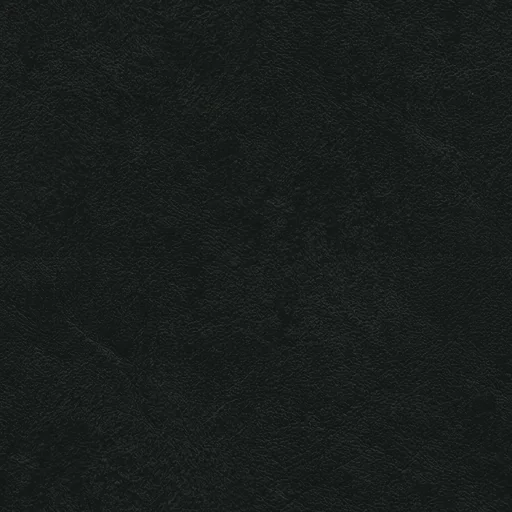
#> input picture docs/assets/materials/charcoal-leather.webp, 512 x 512 px
$ python build_app_og_cards.py
#> lines starting #> are read from the running program, lines starting #| are printed output that depends on the picture
#!/usr/bin/env python3
"""Render the 1200x630 Open Graph cards for the four newer app pages.

Water Reminder, Step Reminder, RemindME and Arabic Clock were added to the
site after the first four cards, which each have their own per-app icon
pipeline (build_site_icons.py, build_screentime_icons.py,
build_subtracker_icons.py and the vaccine assets). Rather than duplicate that
layout a fourth time, this script carries one copy of it and renders the four
cards the newer pages point at:

  docs/assets/og/og-water-reminder.png
  docs/assets/og/og-step-reminder.png
  docs/assets/og/og-remindme.png
  docs/assets/og/og-arabic-clock.png

The layout, type sizes, leather tile and footer line match the existing
cards, so a shared link looks like the rest of the collection.

    python3 design/build_app_og_cards.py
"""

import os

from PIL import Image, ImageDraw, ImageFilter, ImageFont

ROOT = os.path.dirname(os.path.dirname(os.path.abspath(__file__)))
ASSETS = os.path.join(ROOT, "docs", "assets")
OG_DIR = os.path.join(ASSETS, "og")
FONTS_DIR = os.path.join(ASSETS, "fonts")

W, H = 1200, 630
ICON = 304
PAD = 46

# (output, icon source, eyebrow, accent, headline, two sub lines)
CARDS = [
    (
        "og-water-reminder.png",
        os.path.join(ASSETS, "water", "icon-512.png"),
        "JUST APPS  ·  05  ·  HYDRATION",
        (0, 188, 200),
        "Water Reminder",
        [
            "One reminder every two hours, aligned to your",
            "clock. No intake log, no account, no network.",
        ],
    ),
    (
        "og-step-reminder.png",
        os.path.join(ASSETS, "steps", "icon-512.png"),
        "JUST APPS  ·  06  ·  MOVEMENT",
        (216, 194, 160),
        "Step Reminder",
        [
            "A daily step goal, one plain-spoken reminder",
            "and a seven-day trail. Nothing leaves the phone.",
        ],
    ),
    (
        "og-remindme.png",
        os.path.join(ASSETS, "remindme", "icon-512.png"),
        "JUST APPS  ·  07  ·  REMINDERS",
        (126, 200, 160),
        "RemindME",
        [
            "Write a reminder the way you would say it, in one",
            "of seven languages. Alarm-stream loud, always.",
        ],
    ),
    (
        "og-arabic-clock.png",
        os.path.join(ASSETS, "arabic-clock", "icon-512.png"),
        "JUST APPS  ·  08  ·  HOME SCREEN",
        (233, 196, 106),
        "Arabic Clock",
        [
            "Arabic-Indic numerals on a clock widget that is",
            "100% transparent, in six bundled offline fonts.",
        ],
    ),
]


def _background():
    card = Image.new("RGBA", (W, H), (23, 27, 25, 255))
    tile = Image.open(os.path.join(ASSETS, "materials",
                                   "charcoal-leather.webp")).convert("RGB")
#> tile is the input picture: PIL image 512x512 RGB; mean R, G, B 24.5, 29.3, 27.6
    tw, th = tile.size
#> tw = 512; th = 512
    for y in range(0, H, th):
        for x in range(0, W, tw):
            card.paste(tile, (x, y))
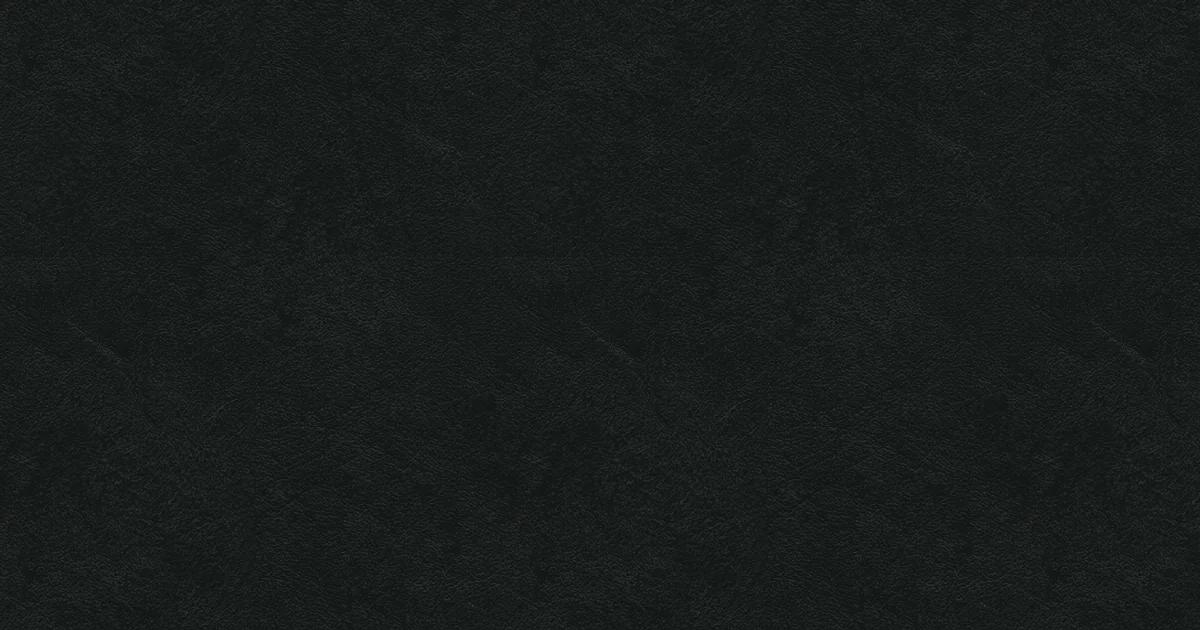
#> card: PIL image 1200x630 RGBA; mean R, G, B, A 24.5, 29.3, 27.7, 255
    overlay = Image.new("RGBA", (W, H), (14, 18, 17, 178))
    return Image.alpha_composite(card, overlay)


def _paste_icon(card, icon_path):
#> (the run stopped early here; a loop or call above may not have finished)
